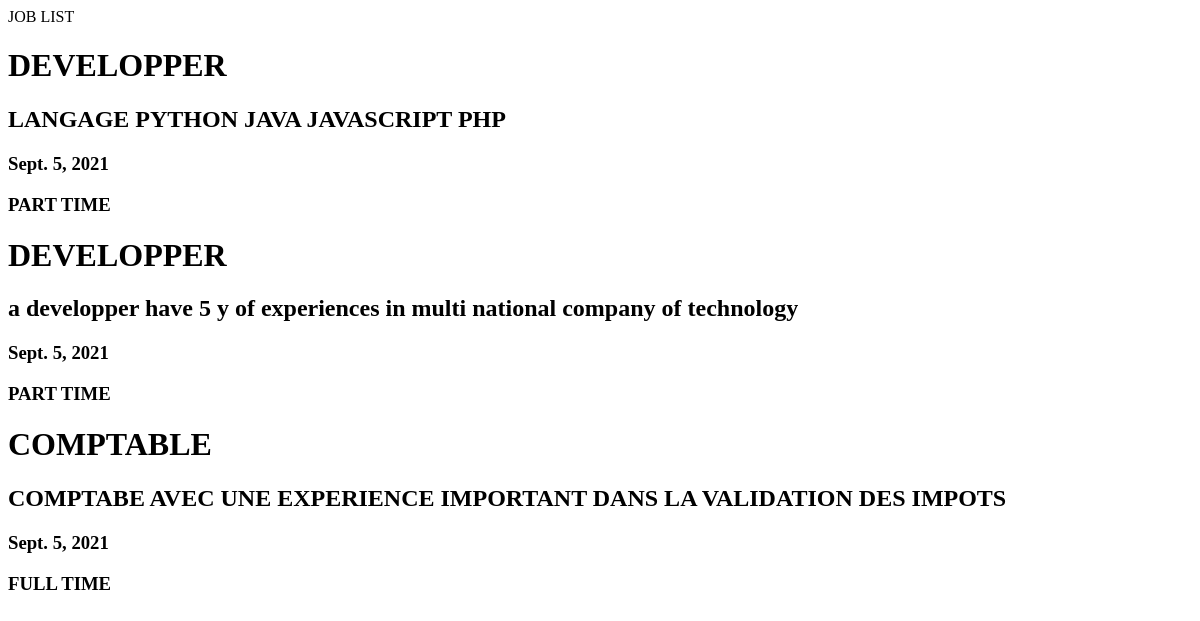
Page /job/ on the earlier database version.
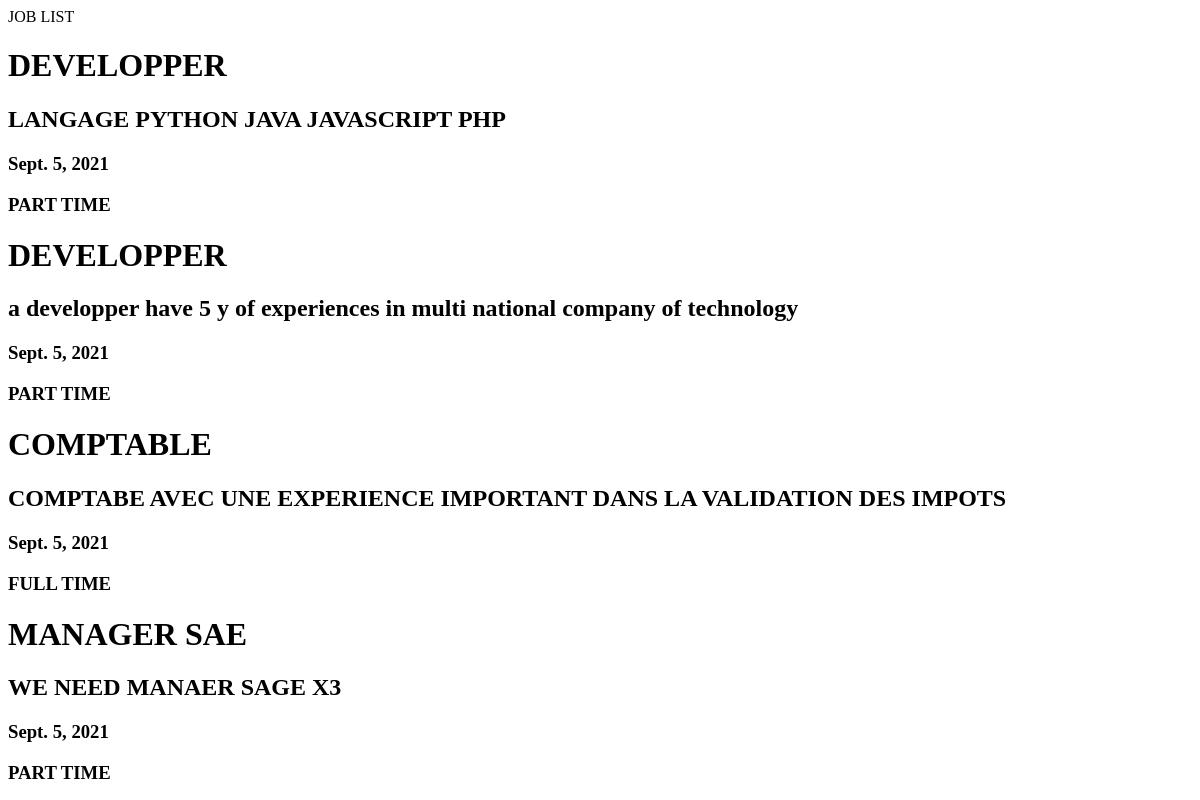
Same page on the later database version.
### job/models.py (models this page shows, shortened)
class Job(models.Model):
    JOB_TYPE=(("FULL TIME","FULL TIME"),("PART TIME","PART TIME"))
    title = models.CharField(max_length=100,null=True)
    descript=models.TextField(max_length=500,null=True)
    location = models.CharField(max_length=100,null=True)
    job_type=  models.CharField(max_length=100,choices=JOB_TYPE)
    publish_at=models.DateField(null=True,auto_now=True)
    vacancy = models.IntegerField(null=True)
    salary = models.FloatField(null=True)
    experience = models.IntegerField(null=True)
    Category = models.ForeignKey('category',null=True,on_delete=models.CASCADE)

### job/views.py (the view)
# urls.py: path('', views.job_list,name='liste'),
def job_list(request):
    jobs_list = Job.objects.all()
    context ={'joblist':jobs_list}
    return render(request,"job/joblist.html",context)

### job/templates/job/joblist.html (shortened to what this page needs)
<!DOCTYPE html>
<html lang="en">
<head>
</head>
<body>
    JOB LIST
    {% for x in joblist %}
    <h1>{{ x.title}}</h1>
    <h2>{{x.descript}}</h2>
    <h3>{{x.publish_at}}</h3>
    <h3>{{x.job_type}}</h3>
    {% endfor%}
</body>
</html>

Differences in the rows shown:
added Job: title "MANAGER SAE", descript "WE NEED MANAER SAGE X3", publish_at "Sept. 5, 2021", job_type "PART TIME"
